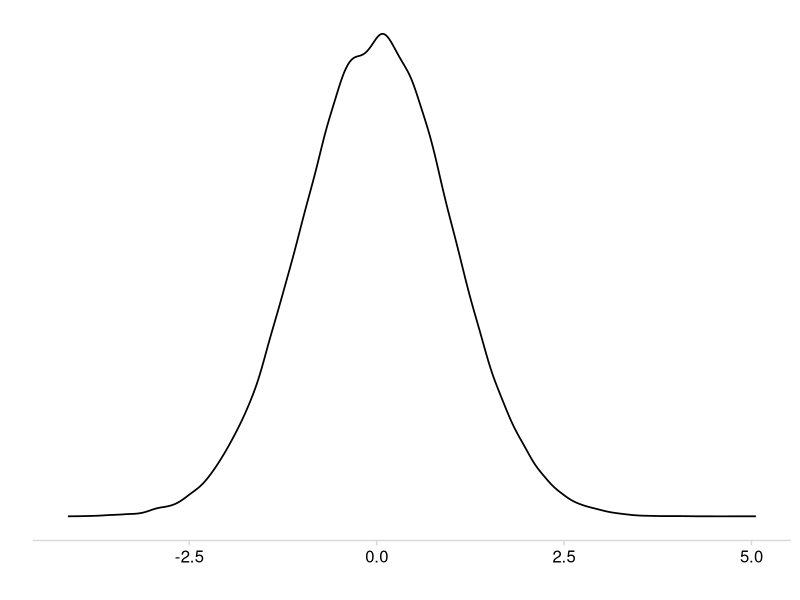
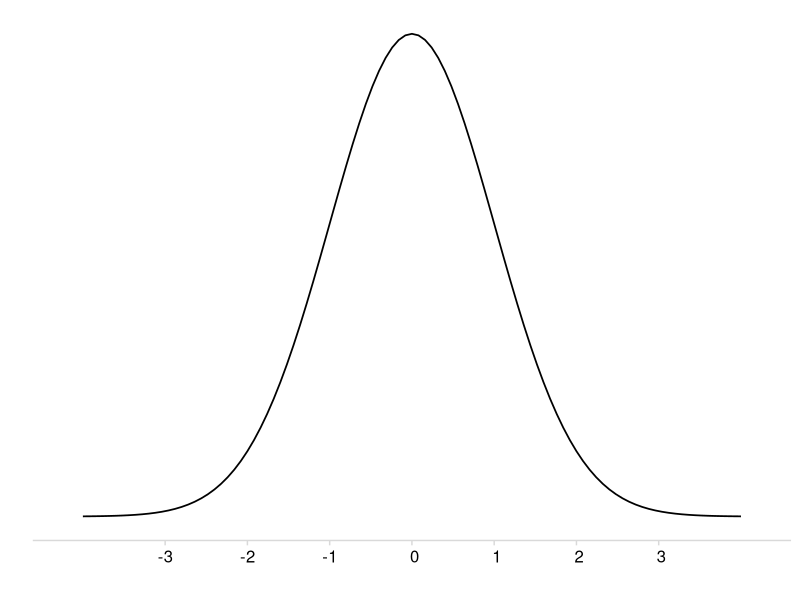
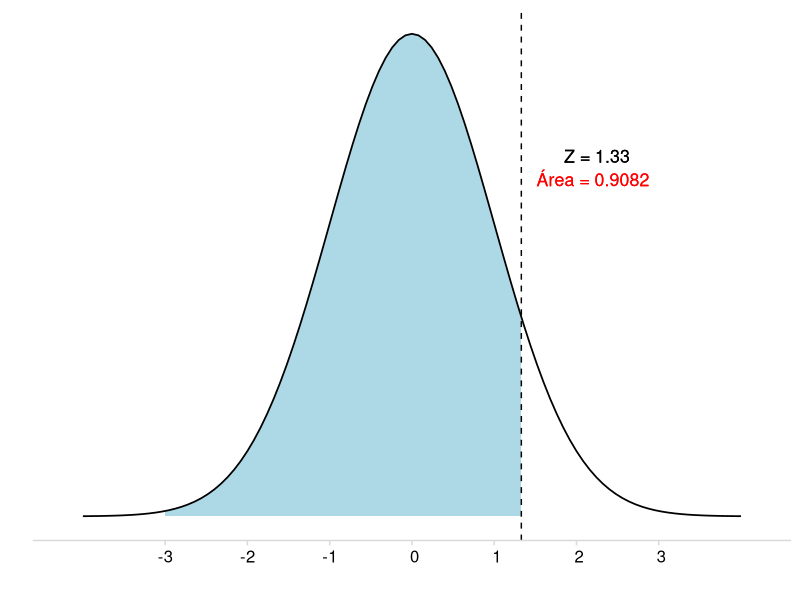
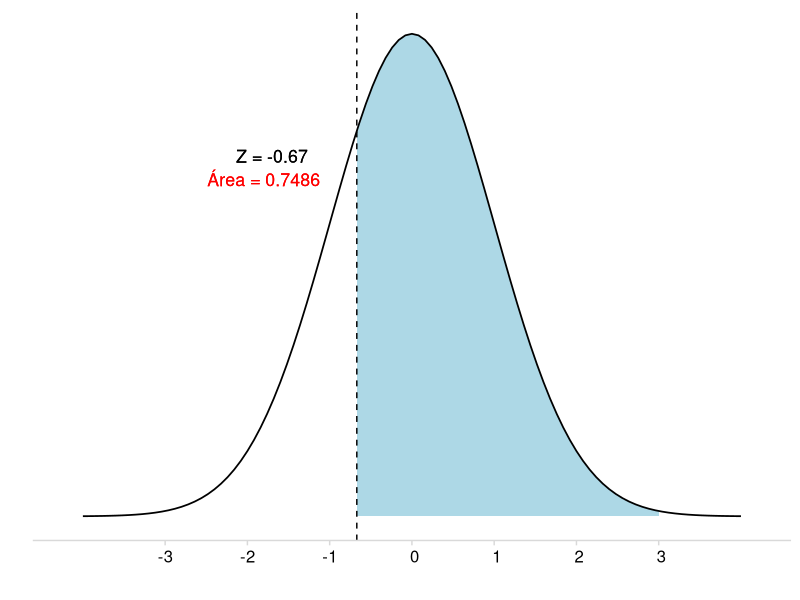
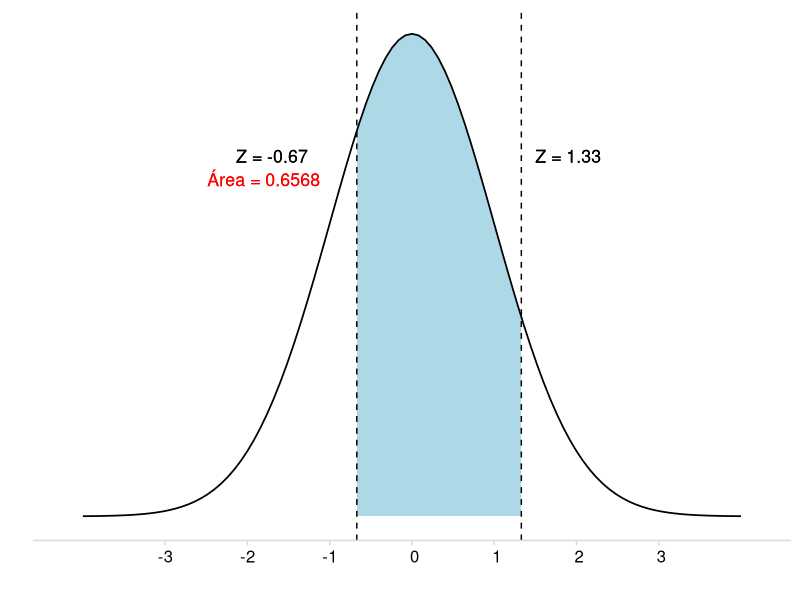
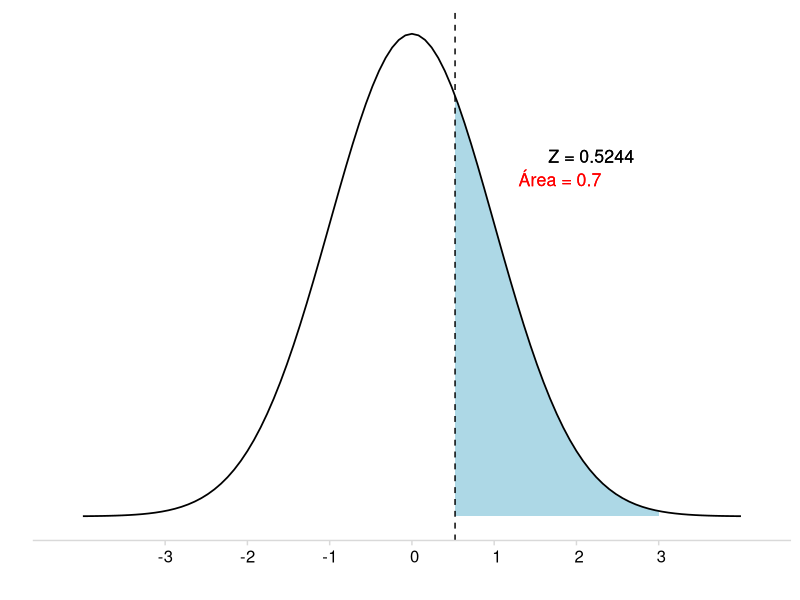
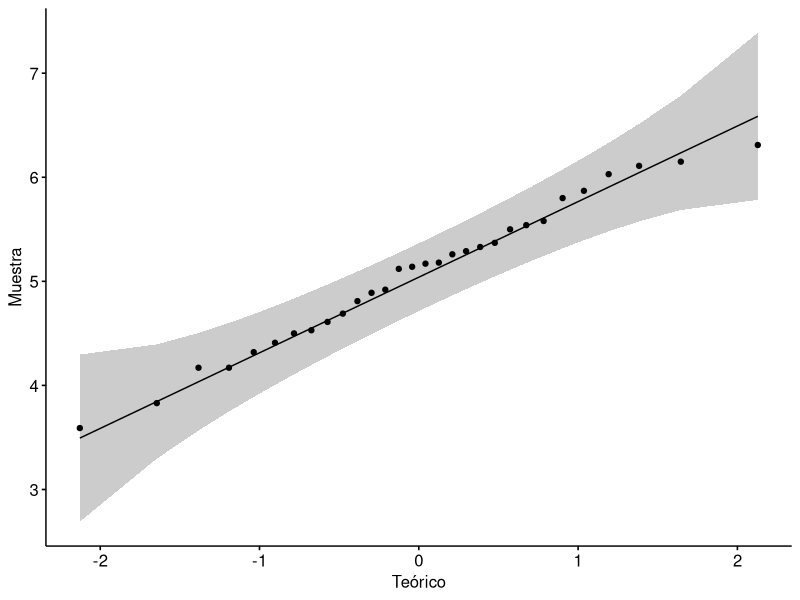

The R script that drew these images, in order:
## ---- chunk 1
library(knitr)
library(bookdown)
library(tidyverse)
library(kableExtra)
library(ggthemes)
library(cowplot)
## ---- chunk 2
data <- data.frame("x" = rnorm(100000, mean = 0, sd = 1))
ggplot(data, aes(x = x)) +
  geom_density(size = 0.6) +
  ylab("") +
  xlab("") +
  scale_y_continuous(breaks = NULL) +
  theme_minimal_hgrid()
## ---- chunk 3
dbinom(2, 5, 0.37)
## ---- chunk 4
dbinom(4, 6, 0.85)
pbinom(3, 6, 0.85, lower.tail = FALSE)
dbinom(0, 6, 0.85) + dbinom(1, 6, 0.85) + dbinom(2, 6, 0.85) + dbinom(3, 6, 0.85) + dbinom(4, 6, 0.85) + dbinom(5, 6, 0.85)
1 - dbinom(6, 6, 0.85)
## ---- chunk 5
ggplot(data.frame(x = c(-4, 4)), aes(x = x)) +
  stat_function(fun = dnorm, size = 0.6) +
  scale_y_continuous(breaks = NULL) +
  ylab("") +
  xlab("") +
  scale_y_continuous(breaks = NULL) +
  scale_x_discrete(limit = c(-3:3)) +
  theme_minimal_hgrid()
## ---- chunk 6
(60 - 54)/(4.5)
## ---- chunk 7
pnorm(1.33, 0, 1, lower.tail = TRUE)
## ---- chunk 8
ggplot(data.frame(x = c(-4, 4)), aes(x = x)) +
  stat_function(fun = dnorm, geom = "area", fill = "lightblue", xlim = c(-3, 1.33)) +
  stat_function(fun = dnorm, size = 0.6) +
  geom_vline(aes(xintercept = 1.33), linetype = "dashed", size = 0.5) +
  geom_text(aes(x = 2.2, label = "Área = 0.9082", y = 0.26), color = "red", vjust = -1.2, size = 4.5) +
  geom_text(aes(x = 2.25, label = "Z = 1.33", y = 0.26), color = "black", vjust = -3, size = 4.5) +
  xlim(-4, 4) +
  ylab("") +
  xlab("") +
  scale_y_continuous(breaks = NULL) +
  scale_x_discrete(limit = c(-3:3)) +
  theme_minimal_hgrid()
## ---- chunk 9
(51 - 54)/(4.5)

pnorm(-0.67, 0, 1, lower.tail = FALSE)
## ---- chunk 10
ggplot(data.frame(x = c(-4, 4)), aes(x = x)) +
  stat_function(fun = dnorm, geom = "area", fill = "lightblue", xlim = c(-0.67, 3)) +
  stat_function(fun = dnorm, size = 0.6) +
  geom_vline(aes(xintercept = -0.67), linetype = "dashed", size = 0.5) +
  geom_text(aes(x = -1.8, label = "Área = 0.7486", y = 0.26), color = "red", vjust = -1.2, size = 4.5) +
  geom_text(aes(x = -1.7, label = "Z = -0.67", y = 0.26), color = "black", vjust = -3, size = 4.5) +
  xlim(-4, 4) +
  ylab("") +
  xlab("") +
  scale_y_continuous(breaks = NULL) +
    scale_x_discrete(limit = c(-3:3)) +
  theme_minimal_hgrid()
## ---- chunk 11
pnorm(1.33, 0, 1) - pnorm(-0.67, 0, 1)
## ---- chunk 12
ggplot(data.frame(x = c(-4, 4)), aes(x = x)) +
  stat_function(fun = dnorm, geom = "area", fill = "lightblue", xlim = c(-0.67, 1.33)) +
  stat_function(fun = dnorm, size = 0.6) +
  geom_vline(aes(xintercept = -0.67), linetype = "dashed", size = 0.5) +
  geom_vline(aes(xintercept = 1.33), linetype = "dashed", size = 0.5) +
  geom_text(aes(x = -1.8, label = "Área = 0.6568", y = 0.26), color = "red", vjust = -1.2, size = 4.5) +
  geom_text(aes(x = -1.7, label = "Z = -0.67", y = 0.26), color = "black", vjust = -3, size = 4.5) +
  geom_text(aes(x = 1.9, label = "Z = 1.33", y = 0.26), color = "black", vjust = -3, size = 4.5) +
  xlim(-4, 4) +
  ylab("") +
  xlab("") +
  scale_y_continuous(breaks = NULL) +
    scale_x_discrete(limit = c(-3:3)) +
  theme_minimal_hgrid()
## ---- chunk 13
qnorm(0.7, 0, 1)
## ---- chunk 14
ggplot(data.frame(x = c(-4, 4)), aes(x = x)) +
  stat_function(fun = dnorm, geom = "area", fill = "lightblue", xlim = c(0.5244, 3)) +
  stat_function(fun = dnorm, size = 0.6) +
  geom_vline(aes(xintercept = 0.5244), linetype = "dashed", size = 0.5) +
  geom_text(aes(x = 1.8, label = "Área = 0.7", y = 0.26), color = "red", vjust = -1.2, size = 4.5) +
  geom_text(aes(x = 2.18, label = "Z = 0.5244", y = 0.26), color = "black", vjust = -3, size = 4.5) +
  xlim(-4, 4) +
  ylab("") +
  xlab("") +
  scale_y_continuous(breaks = NULL) +
    scale_x_discrete(limit = c(-3:3)) +
  theme_minimal_hgrid()
## ---- chunk 15
data("PlantGrowth")
PlantGrowth
## ---- chunk 16
Datos <- PlantGrowth %>% dplyr::select(starts_with("trt1"), weight)
Datos
## ---- chunk 17
library(ggpubr)

ggqqplot(Datos$weight) +
  xlab("Teórico") +
  ylab("Muestra")
## ---- chunk 18
library(rstatix)

PlantGrowth %>% group_by(group) %>% shapiro_test(weight) #Agrupamos los datos por tipo de tratamiento y hacemos la prueba a la variable "weight".
